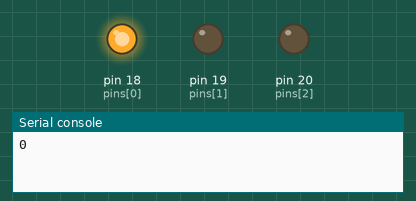
Bench run of a program on a simulated MicroPython board. Parts: output pins drawn as LEDs (lit = HIGH), the last lines printed to the serial console.

Above: at 0.2 s.
At 0.7 s:
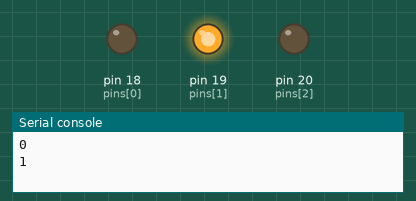
At 2.7 s:
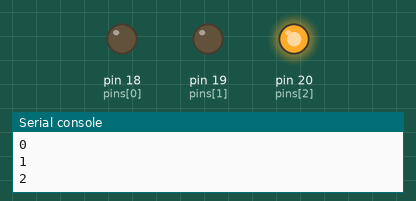
Timing chart, 0 to 3.5 s (numbered marks = the images above):
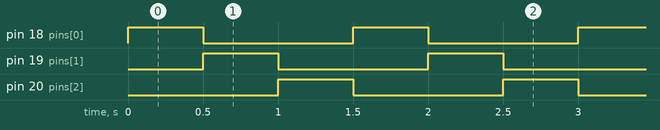

Measured:
- by itself, pin 18 (pins[0]), pin 19 (pins[1]), pin 20 (pins[2]): alternates HIGH for 0.50 s and LOW for 1.0 s
- by itself, everything shown: repeats every 1.5 s, in 3 steps

The program:

day2.py
```python
# Imports
from machine import Pin
from time import sleep

# time between light changes
SLEEP = 0.5

# pin numbers
RED = 18
AMBER = 19
GREEN = 20

# create a list of pins
pins = [
    Pin(RED, Pin.OUT), # Red
    Pin(AMBER, Pin.OUT), # Amber
    Pin(GREEN, Pin.OUT) # Green
]

# turn all lights off
def all_off():
    for pin in pins:
        pin.off()

# turn on a light
def light_on(light):
    all_off()
    pins[light].on()


# start with the first light
current = 0

# loop forever
while True:
    print(current)
    light_on(current)
    sleep(SLEEP)
    # move to the next light, wrapping around
    current = (current + 1) % len(pins)
```
